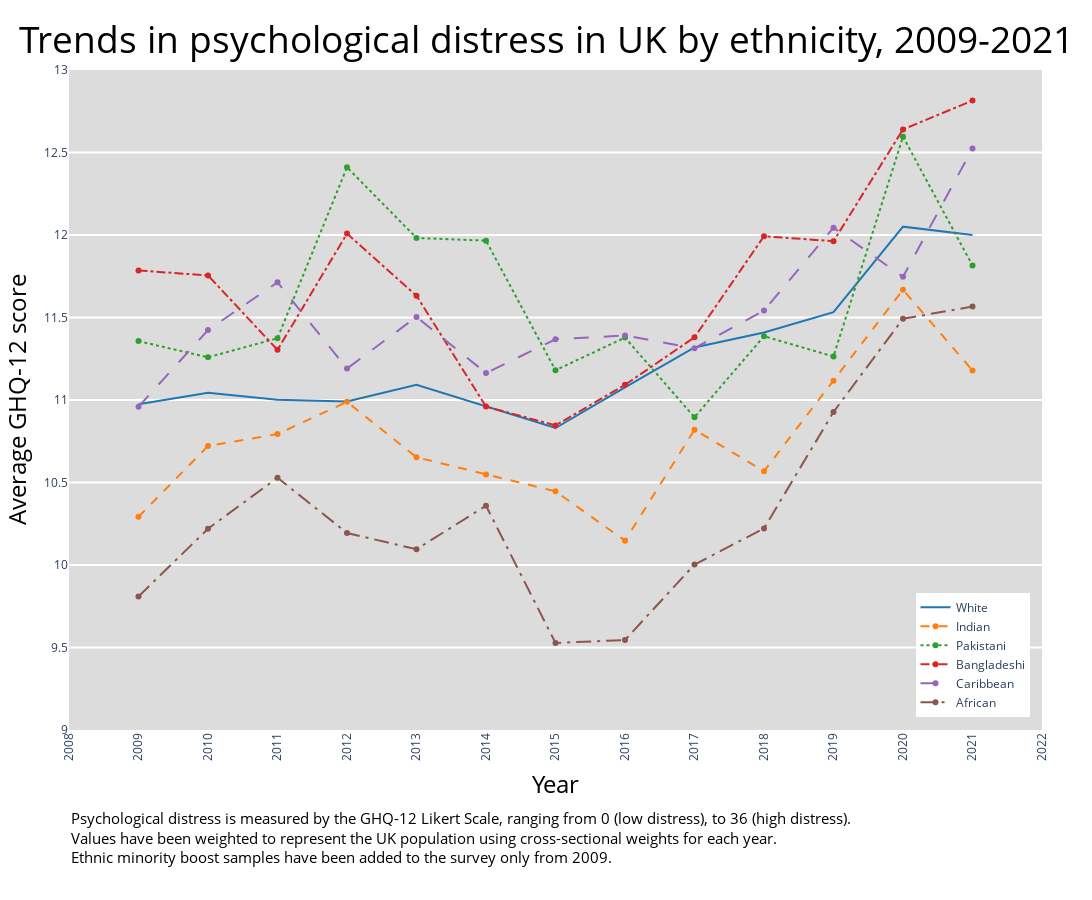

This figure's notebook cell:
### Code cell
# Add the line trace
colors = ['#1f77b4', '#ff7f0e', '#2ca02c', '#d62728', '#9467bd', '#8c564b']

fig = go.Figure()

# Add the line traces with custom colors and line styles
fig.add_trace(go.Scatter(x=result.loc[result["Ethnic Group"]=="White", 'Year'], y=result.loc[result["Ethnic Group"]=="White", 'Average'], name="White", mode="lines", line=dict(color=colors[0], width=2, dash='solid')))
fig.add_trace(go.Scatter(x=result.loc[result["Ethnic Group"]=="Indian", 'Year'], y=result.loc[result["Ethnic Group"]=="Indian", 'Average'], name = "Indian", line=dict(color=colors[1], width=2, dash='dash')))
fig.add_trace(go.Scatter(x=result.loc[result["Ethnic Group"]=="Pakistani", 'Year'], y=result.loc[result["Ethnic Group"]=="Pakistani", 'Average'], name = "Pakistani", line=dict(color=colors[2], width=2, dash='dot')))
fig.add_trace(go.Scatter(x=result.loc[result["Ethnic Group"]=="Bangladeshi", 'Year'], y=result.loc[result["Ethnic Group"]=="Bangladeshi", 'Average'], name = "Bangladeshi", line=dict(color=colors[3], width=2, dash='dashdot')))
fig.add_trace(go.Scatter(x=result.loc[result["Ethnic Group"]=="Caribbean", 'Year'], y=result.loc[result["Ethnic Group"]=="Caribbean", 'Average'], name = "Caribbean", line=dict(color=colors[4], width=2, dash='longdash')))
fig.add_trace(go.Scatter(x=result.loc[result["Ethnic Group"]=="African", 'Year'], y=result.loc[result["Ethnic Group"]=="African", 'Average'], name = "African", line=dict(color=colors[5], width=2, dash='longdashdot')))

# Update layout
fig.update_layout(
    title={
        'text': 'Trends in psychological distress in UK by ethnicity, 2009-2021',
        'x': 0.5,
        'y': 0.97,
        'font': {'size': 37, 'color': 'black'} 
    },
    xaxis_title={
        'text': 'Year',
         'font': {'size': 24, 'color': 'black'}
    },
    yaxis_title={
        'text': 'Average GHQ-12 score',
         'font': {'size': 24, 'color': 'black'}
    },
    yaxis_range=[9, 13],
    height=900,
    width=1200,
    plot_bgcolor='rgb(220, 220, 220)',
    paper_bgcolor='rgb(255,255,255)',
    xaxis=dict(showgrid=False, range=[2008, 2022], tickmode='linear', dtick=1, tickangle=-90),
    yaxis=dict(showgrid=True, gridwidth=2, gridcolor='white'),
    legend=dict(x=0.87, y=0.02)
)

fig.update_layout(margin=dict(l=30, r=50, t=70, b=170))

# add annotation
fig.add_annotation(dict(font=dict(color='black',size=15),
                                        x=0,
                                        y=-0.21,
                                        showarrow=False,
                                        text="Psychological distress is measured by the GHQ-12 Likert Scale, ranging from 0 (low distress), to 36 (high distress).<br>Values have been weighted to represent the UK population using cross-sectional weights for each year.<br>Ethnic minority boost samples have been added to the survey only from 2009.",
                                        textangle=0,
                                        xanchor='left',
                                        align="left",
                                        xref="paper",
                                        yref="paper"))

fig.write_image("./figures/trends_ethnicity.png")

fig.show()

### Figure 1 — Plotly figure (JSON) as saved in the notebook; plotly's stock layout.template omitted (floating-point values rounded to 4 significant figures)
{"data": [{"line": {"color": "#1f77b4", "dash": "solid", "width": 2}, "mode": "lines", "name": "White", "type": "scatter", "x": [2009, 2010, 2011, 2012, 2013, 2014, 2015, 2016, 2017, 2018, 2019, 2020, 2021], "y": [10.97, 11.04, 11.0, 10.99, 11.09, 10.96, 10.83, 11.08, 11.32, 11.41, 11.53, 12.05, 12.0]}, {"line": {"color": "#ff7f0e", "dash": "dash", "width": 2}, "name": "Indian", "type": "scatter", "x": [2009, 2010, 2011, 2012, 2013, 2014, 2015, 2016, 2017, 2018, 2019, 2020, 2021], "y": [10.29, 10.72, 10.79, 10.99, 10.65, 10.55, 10.45, 10.15, 10.82, 10.57, 11.12, 11.67, 11.18]}, {"line": {"color": "#2ca02c", "dash": "dot", "width": 2}, "name": "Pakistani", "type": "scatter", "x": [2009, 2010, 2011, 2012, 2013, 2014, 2015, 2016, 2017, 2018, 2019, 2020, 2021], "y": [11.36, 11.26, 11.37, 12.41, 11.98, 11.97, 11.18, 11.38, 10.9, 11.39, 11.26, 12.6, 11.81]}, {"line": {"color": "#d62728", "dash": "dashdot", "width": 2}, "name": "Bangladeshi", "type": "scatter", "x": [2009, 2010, 2011, 2012, 2013, 2014, 2015, 2016, 2017, 2018, 2019, 2020, 2021], "y": [11.79, 11.75, 11.3, 12.01, 11.63, 10.96, 10.85, 11.09, 11.38, 11.99, 11.96, 12.64, 12.81]}, {"line": {"color": "#9467bd", "dash": "longdash", "width": 2}, "name": "Caribbean", "type": "scatter", "x": [2009, 2010, 2011, 2012, 2013, 2014, 2015, 2016, 2017, 2018, 2019, 2020, 2021], "y": [10.96, 11.42, 11.71, 11.19, 11.5, 11.16, 11.37, 11.39, 11.31, 11.54, 12.04, 11.75, 12.52]}, {"line": {"color": "#8c564b", "dash": "longdashdot", "width": 2}, "name": "African", "type": "scatter", "x": [2009, 2010, 2011, 2012, 2013, 2014, 2015, 2016, 2017, 2018, 2019, 2020, 2021], "y": [9.809, 10.22, 10.53, 10.19, 10.1, 10.36, 9.528, 9.545, 10.0, 10.22, 10.93, 11.49, 11.57]}], "layout": {"annotations": [{"align": "left", "font": {"color": "black", "size": 15}, "showarrow": false, "text": "Psychological distress is measured by the GHQ-12 Likert Scale, ranging from 0 (low distress), to 36 (high distress).<br>Values have been weighted to represent the UK population using cross-sectional weights for each year.<br>Ethnic minority boost samples have been added to the survey only from 2009.", "textangle": 0, "x": 0, "xanchor": "left", "xref": "paper", "y": -0.21, "yref": "paper"}], "height": 900, "legend": {"x": 0.87, "y": 0.02}, "margin": {"b": 170, "l": 30, "r": 50, "t": 70}, "paper_bgcolor": "rgb(255,255,255)", "plot_bgcolor": "rgb(220, 220, 220)", "title": {"font": {"color": "black", "size": 37}, "text": "Trends in psychological distress in UK by ethnicity, 2009-2021", "x": 0.5, "y": 0.97}, "width": 1200, "xaxis": {"dtick": 1, "range": [2008, 2022], "showgrid": false, "tickangle": -90, "tickmode": "linear", "title": {"font": {"color": "black", "size": 24}, "text": "Year"}}, "yaxis": {"gridcolor": "white", "gridwidth": 2, "range": [9, 13], "showgrid": true, "title": {"font": {"color": "black", "size": 24}, "text": "Average GHQ-12 score"}}}}
